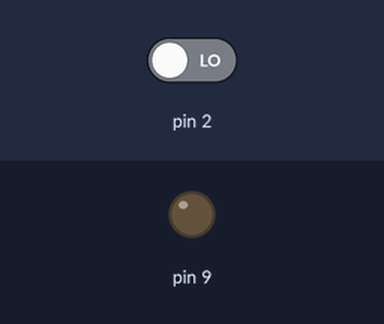
Simulated run of this sketch. Board: Arduino Uno, built with avr-gcc and run on an emulated ATmega328P. On the bench: output pins drawn as LEDs (lit = HIGH). The inputs (shaded band) are chosen by the test bench; at power-on: pin 2 LOW.

Above: at 1.2 s.
1.3 s: pin 2 driven HIGH
At 2.4 s:
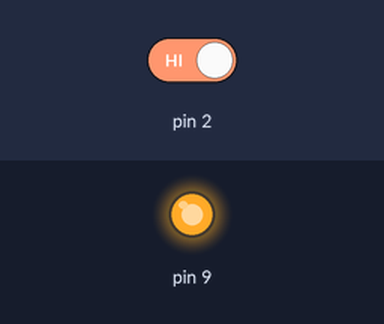
2.8 s: pin 2 driven LOW
At 3.5 s:
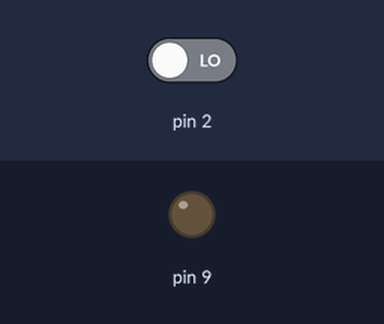
Timing chart, 0 to 5.8 s (numbered marks = the images above; inputs shaded):
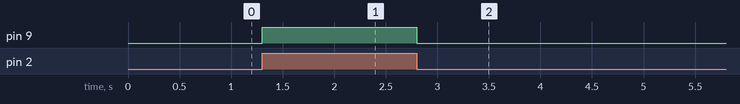

The sketch:

Push_button_onoff.ino
```cpp
// C++ code
//
void setup()
{
  pinMode(2, INPUT);
  pinMode(9, OUTPUT);
}

void loop()
{
  if (digitalRead(2) == 1)
  {
    digitalWrite(9, HIGH);
  }
  else
  {
    digitalWrite(9, LOW);
  }
}
```

Measured:
- after the input at 1.3 s, pin 9: LOW → HIGH at once
- after the input at 2.8 s, pin 9: HIGH → LOW at once
